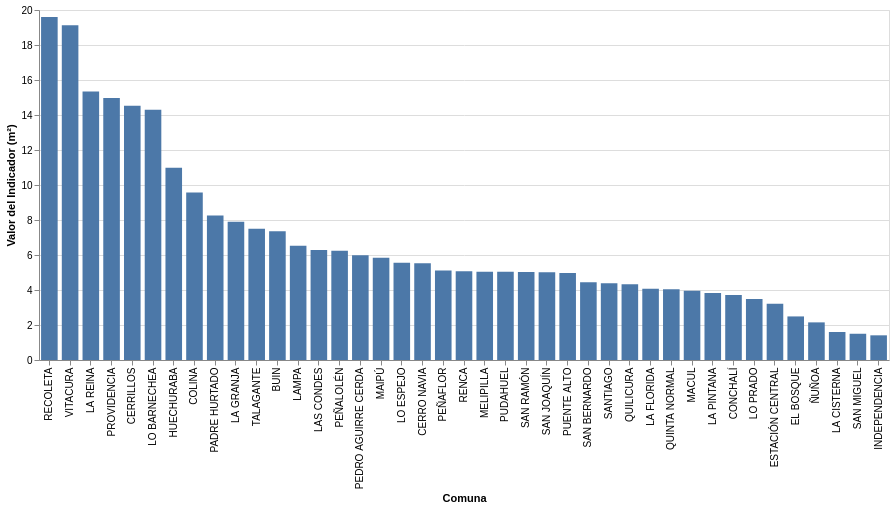

The notebook cell this image was saved under:
### Code cell
import altair as alt
import pandas as pd

# 1. Cargar el archivo CSV correcto
df = pd.read_csv("/content/Áreas verdes por habitante en zonas urbanas (limpia)(Hoja1).csv")

# 2. Convertir valores con comas decimales a tipo flotante
if df["VALOR DEL INDICADOR EN M2"].dtype == "O":
  df["VALOR DEL INDICADOR EN M2"] = (
      df["VALOR DEL INDICADOR EN M2"].str.replace(",", ".").astype(float)
  )

# 3. Excluir la columna 'CLASIFICACIÓN PNDR' dejando solo COMUNA y el Indicador
df = df[["COMUNA", "VALOR DEL INDICADOR EN M2"]]

# 4. Definir las selecciones para interactividad (Altair 5+)
select = alt.selection_point(name="select", on="click")
highlight = alt.selection_point(
    name="highlight", on="pointerover", empty=False
)

stroke_width = (
    alt.when(select)
    .then(alt.value(2, empty=False))
    .when(highlight)
    .then(alt.value(1))
    .otherwise(alt.value(0))
)

# 5. Construir el gráfico
chart = (
    alt.Chart(df, height=350, width=850)
    .mark_bar(fill="#4C78A8", stroke="black", cursor="pointer")
    .encode(
        x=alt.X("COMUNA:O", title="Comuna", sort=None),
        y=alt.Y(
            "VALOR DEL INDICADOR EN M2:Q", title="Valor del Indicador (m²)"
        ),
        fillOpacity=alt.when(select)
        .then(alt.value(1))
        .otherwise(alt.value(0.3)),
        strokeWidth=stroke_width,
        tooltip=["COMUNA", "VALOR DEL INDICADOR EN M2"],
    )
    .configure_scale(bandPaddingInner=0.2)
    .add_params(select, highlight)
)

chart

### Figure 1 — Vega-Lite specification as saved in the notebook (floating-point values rounded to 4 significant figures)
{"config": {"view": {"continuousWidth": 300, "continuousHeight": 300}, "scale": {"bandPaddingInner": 0.2}}, "data": {"name": "data-91a845a9a1143e24ecec33802ee46e82"}, "mark": {"type": "bar", "cursor": "pointer", "fill": "#4C78A8", "stroke": "black"}, "encoding": {"fillOpacity": {"condition": [{"param": "select", "value": 1}], "value": 0.3}, "strokeWidth": {"condition": [{"param": "select", "value": 2, "empty": false}, {"param": "highlight", "value": 1, "empty": false}], "value": 0}, "tooltip": [{"field": "COMUNA", "type": "nominal"}, {"field": "VALOR DEL INDICADOR EN M2", "type": "quantitative"}], "x": {"field": "COMUNA", "sort": null, "title": "Comuna", "type": "ordinal"}, "y": {"field": "VALOR DEL INDICADOR EN M2", "title": "Valor del Indicador (m²)", "type": "quantitative"}}, "height": 350, "params": [{"name": "select", "select": {"type": "point", "on": "click"}}, {"name": "highlight", "select": {"type": "point", "on": "pointerover"}}], "width": 850, "$schema": "https://vega.github.io/schema/vega-lite/v5.20.1.json", "datasets": {"data-91a845a9a1143e24ecec33802ee46e82": [{"COMUNA": "RECOLETA", "VALOR DEL INDICADOR EN M2": 19.6}, {"COMUNA": "VITACURA", "VALOR DEL INDICADOR EN M2": 19.13}, {"COMUNA": "LA REINA", "VALOR DEL INDICADOR EN M2": 15.35}, {"COMUNA": "PROVIDENCIA", "VALOR DEL INDICADOR EN M2": 14.97}, {"COMUNA": "CERRILLOS", "VALOR DEL INDICADOR EN M2": 14.53}, {"COMUNA": "LO BARNECHEA", "VALOR DEL INDICADOR EN M2": 14.3}, {"COMUNA": "HUECHURABA", "VALOR DEL INDICADOR EN M2": 10.99}, {"COMUNA": "COLINA", "VALOR DEL INDICADOR EN M2": 9.57}, {"COMUNA": "PADRE HURTADO", "VALOR DEL INDICADOR EN M2": 8.26}, {"COMUNA": "LA GRANJA", "VALOR DEL INDICADOR EN M2": 7.9}, {"COMUNA": "TALAGANTE", "VALOR DEL INDICADOR EN M2": 7.5}, {"COMUNA": "BUIN", "VALOR DEL INDICADOR EN M2": 7.36}, {"COMUNA": "LAMPA", "VALOR DEL INDICADOR EN M2": 6.53}, {"COMUNA": "LAS CONDES", "VALOR DEL INDICADOR EN M2": 6.29}, {"COMUNA": "PEÑALOLÉN", "VALOR DEL INDICADOR EN M2": 6.25}, {"COMUNA": "PEDRO AGUIRRE CERDA", "VALOR DEL INDICADOR EN M2": 5.99}, {"COMUNA": "MAIPÚ", "VALOR DEL INDICADOR EN M2": 5.84}, {"COMUNA": "LO ESPEJO", "VALOR DEL INDICADOR EN M2": 5.56}, {"COMUNA": "CERRO NAVIA", "VALOR DEL INDICADOR EN M2": 5.53}, {"COMUNA": "PEÑAFLOR", "VALOR DEL INDICADOR EN M2": 5.11}, {"COMUNA": "RENCA", "VALOR DEL INDICADOR EN M2": 5.07}, {"COMUNA": "MELIPILLA", "VALOR DEL INDICADOR EN M2": 5.05}, {"COMUNA": "PUDAHUEL", "VALOR DEL INDICADOR EN M2": 5.04}, {"COMUNA": "SAN RAMÓN", "VALOR DEL INDICADOR EN M2": 5.03}, {"COMUNA": "SAN JOAQUÍN", "VALOR DEL INDICADOR EN M2": 5.02}, {"COMUNA": "PUENTE ALTO", "VALOR DEL INDICADOR EN M2": 4.97}, {"COMUNA": "SAN BERNARDO", "VALOR DEL INDICADOR EN M2": 4.45}, {"COMUNA": "SANTIAGO", "VALOR DEL INDICADOR EN M2": 4.38}, {"COMUNA": "QUILICURA", "VALOR DEL INDICADOR EN M2": 4.33}, {"COMUNA": "LA FLORIDA", "VALOR DEL INDICADOR EN M2": 4.07}, {"COMUNA": "QUINTA NORMAL", "VALOR DEL INDICADOR EN M2": 4.04}, {"COMUNA": "MACUL", "VALOR DEL INDICADOR EN M2": 3.96}, {"COMUNA": "LA PINTANA", "VALOR DEL INDICADOR EN M2": 3.83}, {"COMUNA": "CONCHALÍ", "VALOR DEL INDICADOR EN M2": 3.71}, {"COMUNA": "LO PRADO", "VALOR DEL INDICADOR EN M2": 3.48}, {"COMUNA": "ESTACIÓN CENTRAL", "VALOR DEL INDICADOR EN M2": 3.21}, {"COMUNA": "EL BOSQUE", "VALOR DEL INDICADOR EN M2": 2.49}, {"COMUNA": "ÑUÑOA", "VALOR DEL INDICADOR EN M2": 2.15}, {"COMUNA": "LA CISTERNA", "VALOR DEL INDICADOR EN M2": 1.6}, {"COMUNA": "SAN MIGUEL", "VALOR DEL INDICADOR EN M2": 1.5}, {"COMUNA": "INDEPENDENCIA", "VALOR DEL INDICADOR EN M2": 1.41}]}}
